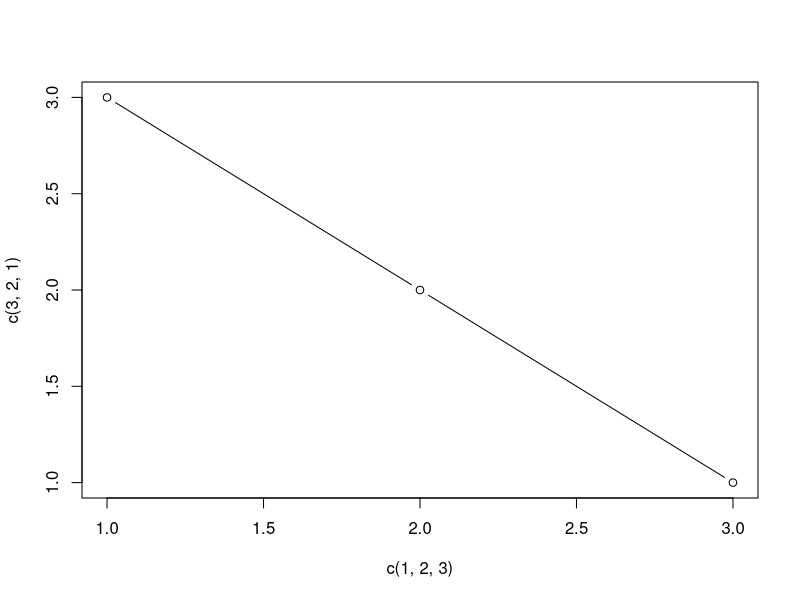

The R source for this figure:
    ##addition operation 
x <- 5
y <- 10
z <- x + y
print(z)
#printing hello
num <- 3.14         # Numeric
txt <- "Hello"      # Character
flag <- TRUE        # Logical
#matrics
m <- matrix(1:6, nrow=2)
print(m)
#ploting
plot(c(1,2,3), c(3,2,1), type="b")
#packages installation 
install.packages("ggplot2")   # Install
library(ggplot2)              # Load

